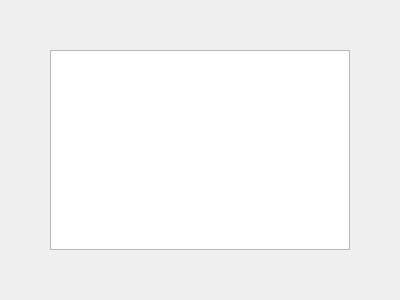
<?xml version="1.0" encoding="UTF-8"?>
<ui version="4.0">
 <class>MainWindow</class>
 <widget class="QMainWindow" name="MainWindow">
  <property name="geometry">
   <rect>
    <x>0</x>
    <y>0</y>
    <width>400</width>
    <height>300</height>
   </rect>
  </property>
  <property name="windowTitle">
   <string>MainWindow</string>
  </property>
  <widget class="QWidget" name="centralwidget">
   <widget class="QPushButton" name="pushButton">
    <property name="geometry">
     <rect>
      <x>150</x>
      <y>120</y>
      <width>100</width>
      <height>30</height>
     </rect>
    </property>
    <property name="text">
     <string>Draw Circle</string>
    </property>
   </widget>
   <widget class="QGraphicsView" name="graphicsView">
    <property name="geometry">
     <rect>
      <x>50</x>
      <y>50</y>
      <width>300</width>
      <height>200</height>
     </rect>
    </property>
   </widget>
  </widget>
 </widget>
 <resources/>
 <connections/>
</ui>
